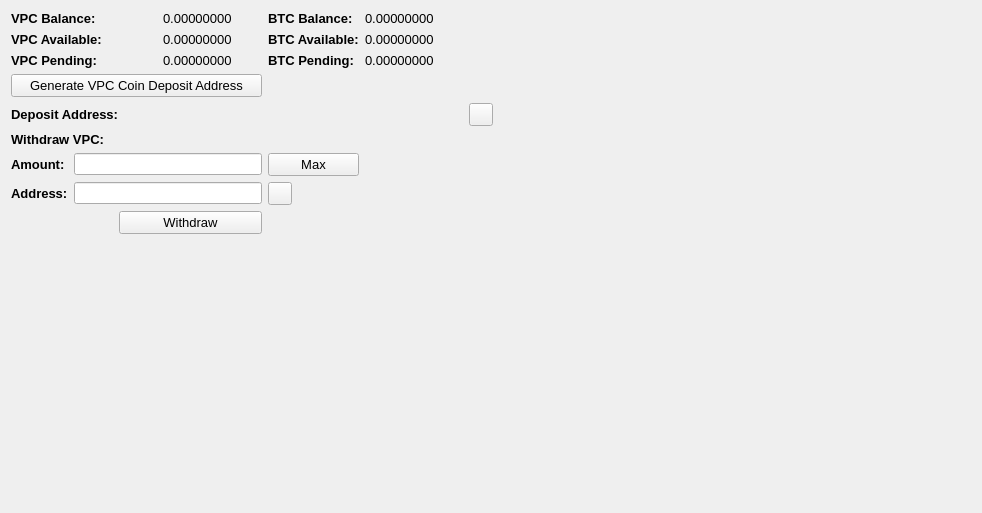
     <widget class="QWidget" name="BalanceTab">
      <attribute name="title">
       <string>Balance</string>
      </attribute>
      <layout class="QGridLayout" name="gridLayout_2">
       <item row="0" column="0" colspan="2">
        <widget class="QLabel" name="label_11">
         <property name="font">
          <font>
           <pointsize>10</pointsize>
           <weight>75</weight>
           <bold>true</bold>
          </font>
         </property>
         <property name="text">
          <string>VPC Balance:</string>
         </property>
        </widget>
       </item>
       <item row="0" column="3">
        <widget class="QLabel" name="HAVBalanceLabel">
         <property name="font">
          <font>
           <pointsize>10</pointsize>
          </font>
         </property>
         <property name="text">
          <string>0.00000000</string>
         </property>
         <property name="textInteractionFlags">
          <set>Qt::LinksAccessibleByMouse|Qt::TextSelectableByMouse</set>
         </property>
        </widget>
       </item>
       <item row="0" column="4">
        <widget class="QLabel" name="label_12">
         <property name="font">
          <font>
           <pointsize>10</pointsize>
           <weight>75</weight>
           <bold>true</bold>
          </font>
         </property>
         <property name="text">
          <string>BTC Balance:</string>
         </property>
        </widget>
       </item>
       <item row="0" column="5">
        <widget class="QLabel" name="BitcoinBalanceLabel">
         <property name="font">
          <font>
           <pointsize>10</pointsize>
          </font>
         </property>
         <property name="text">
          <string>0.00000000</string>
         </property>
         <property name="textInteractionFlags">
          <set>Qt::LinksAccessibleByMouse|Qt::TextSelectableByMouse</set>
         </property>
        </widget>
       </item>
       <item row="0" column="7" rowspan="10">
        <spacer name="horizontalSpacer_4">
         <property name="orientation">
          <enum>Qt::Horizontal</enum>
         </property>
         <property name="sizeHint" stdset="0">
          <size>
           <width>478</width>
           <height>488</height>
          </size>
         </property>
        </spacer>
       </item>
       <item row="1" column="0" colspan="2">
        <widget class="QLabel" name="label_13">
         <property name="font">
          <font>
           <pointsize>10</pointsize>
           <weight>75</weight>
           <bold>true</bold>
          </font>
         </property>
         <property name="text">
          <string>VPC Available:</string>
         </property>
        </widget>
       </item>
       <item row="1" column="3">
        <widget class="QLabel" name="HAVAvailableLabel_2">
         <property name="font">
          <font>
           <pointsize>10</pointsize>
          </font>
         </property>
         <property name="text">
          <string>0.00000000</string>
         </property>
         <property name="textInteractionFlags">
          <set>Qt::LinksAccessibleByMouse|Qt::TextSelectableByMouse</set>
         </property>
        </widget>
       </item>
       <item row="1" column="4">
        <widget class="QLabel" name="label_15">
         <property name="font">
          <font>
           <pointsize>10</pointsize>
           <weight>75</weight>
           <bold>true</bold>
          </font>
         </property>
         <property name="text">
          <string>BTC Available:</string>
         </property>
        </widget>
       </item>
       <item row="1" column="5">
        <widget class="QLabel" name="BitcoinAvailableLabel">
         <property name="font">
          <font>
           <pointsize>10</pointsize>
          </font>
         </property>
         <property name="text">
          <string>0.00000000</string>
         </property>
         <property name="textInteractionFlags">
          <set>Qt::LinksAccessibleByMouse|Qt::TextSelectableByMouse</set>
         </property>
        </widget>
       </item>
       <item row="2" column="0" colspan="2">
        <widget class="QLabel" name="label_14">
         <property name="font">
          <font>
           <pointsize>10</pointsize>
           <weight>75</weight>
           <bold>true</bold>
          </font>
         </property>
         <property name="text">
          <string>VPC Pending:</string>
         </property>
        </widget>
       </item>
       <item row="2" column="3">
        <widget class="QLabel" name="HAVPendingLabel">
         <property name="font">
          <font>
           <pointsize>10</pointsize>
          </font>
         </property>
         <property name="text">
          <string>0.00000000</string>
         </property>
         <property name="textInteractionFlags">
          <set>Qt::LinksAccessibleByMouse|Qt::TextSelectableByMouse</set>
         </property>
        </widget>
       </item>
       <item row="2" column="4">
        <widget class="QLabel" name="label_31">
         <property name="font">
          <font>
           <pointsize>10</pointsize>
           <weight>75</weight>
           <bold>true</bold>
          </font>
         </property>
         <property name="text">
          <string>BTC Pending:</string>
         </property>
        </widget>
       </item>
       <item row="2" column="5">
        <widget class="QLabel" name="BitcoinPendingLabel">
         <property name="font">
          <font>
           <pointsize>10</pointsize>
          </font>
         </property>
         <property name="text">
          <string>0.00000000</string>
         </property>
         <property name="textInteractionFlags">
          <set>Qt::LinksAccessibleByMouse|Qt::TextSelectableByMouse</set>
         </property>
        </widget>
       </item>
       <item row="3" column="0" colspan="4">
        <widget class="QPushButton" name="GenDepositBTN">
         <property name="font">
          <font>
           <pointsize>10</pointsize>
          </font>
         </property>
         <property name="text">
          <string>Generate VPC Coin Deposit Address</string>
         </property>
        </widget>
       </item>
       <item row="4" column="0" colspan="3">
        <widget class="QLabel" name="label_33">
         <property name="font">
          <font>
           <pointsize>10</pointsize>
           <weight>75</weight>
           <bold>true</bold>
          </font>
         </property>
         <property name="text">
          <string>Deposit Address:</string>
         </property>
        </widget>
       </item>
       <item row="4" column="3" colspan="3">
        <widget class="QLabel" name="DepositAddressLabel">
         <property name="minimumSize">
          <size>
           <width>300</width>
           <height>0</height>
          </size>
         </property>
         <property name="palette">
          <palette>
           <active>
            <colorrole role="WindowText">
             <brush brushstyle="SolidPattern">
              <color alpha="255">
               <red>0</red>
               <green>0</green>
               <blue>0</blue>
              </color>
             </brush>
            </colorrole>
            <colorrole role="Text">
             <brush brushstyle="SolidPattern">
              <color alpha="255">
               <red>0</red>
               <green>0</green>
               <blue>255</blue>
              </color>
             </brush>
            </colorrole>
           </active>
           <inactive>
            <colorrole role="WindowText">
             <brush brushstyle="SolidPattern">
              <color alpha="255">
               <red>0</red>
               <green>0</green>
               <blue>0</blue>
              </color>
             </brush>
            </colorrole>
            <colorrole role="Text">
             <brush brushstyle="SolidPattern">
              <color alpha="255">
               <red>0</red>
               <green>0</green>
               <blue>255</blue>
              </color>
             </brush>
            </colorrole>
           </inactive>
           <disabled>
            <colorrole role="WindowText">
             <brush brushstyle="SolidPattern">
              <color alpha="255">
               <red>120</red>
               <green>120</green>
               <blue>120</blue>
              </color>
             </brush>
            </colorrole>
            <colorrole role="Text">
             <brush brushstyle="SolidPattern">
              <color alpha="255">
               <red>120</red>
               <green>120</green>
               <blue>120</blue>
              </color>
             </brush>
            </colorrole>
           </disabled>
          </palette>
         </property>
         <property name="font">
          <font>
           <pointsize>10</pointsize>
           <weight>75</weight>
           <bold>true</bold>
          </font>
         </property>
         <property name="text">
          <string/>
         </property>
         <property name="alignment">
          <set>Qt::AlignRight|Qt::AlignTrailing|Qt::AlignVCenter</set>
         </property>
         <property name="textInteractionFlags">
          <set>Qt::LinksAccessibleByMouse|Qt::TextSelectableByKeyboard|Qt::TextSelectableByMouse</set>
         </property>
        </widget>
       </item>
       <item row="4" column="6">
        <widget class="QToolButton" name="DepositCopyButton">
         <property name="toolTip">
          <string>Copy to clipboard</string>
         </property>
         <property name="text">
          <string/>
         </property>
         <property name="icon">
          <iconset resource="../bitcoin.qrc">
           <normaloff>:/icons/editcopy</normaloff>:/icons/editcopy</iconset>
         </property>
         <property name="shortcut">
          <string>Alt+P</string>
         </property>
        </widget>
       </item>
       <item row="5" column="0" colspan="2">
        <widget class="QLabel" name="label_34">
         <property name="font">
          <font>
           <pointsize>10</pointsize>
           <weight>75</weight>
           <bold>true</bold>
          </font>
         </property>
         <property name="text">
          <string>Withdraw VPC:</string>
         </property>
        </widget>
       </item>
       <item row="6" column="0">
        <widget class="QLabel" name="label_26">
         <property name="font">
          <font>
           <pointsize>10</pointsize>
           <weight>75</weight>
           <bold>true</bold>
          </font>
         </property>
         <property name="text">
          <string>Amount:</string>
         </property>
        </widget>
       </item>
       <item row="6" column="1" colspan="3">
        <widget class="QLineEdit" name="WithdrawUnitsInput">
         <property name="font">
          <font>
           <pointsize>9</pointsize>
           <weight>75</weight>
           <bold>true</bold>
          </font>
         </property>
         <property name="text">
          <string/>
         </property>
        </widget>
       </item>
       <item row="6" column="4">
        <widget class="QPushButton" name="Withdraw_Max_Amount">
         <property name="font">
          <font>
           <pointsize>10</pointsize>
          </font>
         </property>
         <property name="text">
          <string>Max</string>
         </property>
        </widget>
       </item>
       <item row="7" column="0">
        <widget class="QLabel" name="label_10">
         <property name="font">
          <font>
           <pointsize>10</pointsize>
           <weight>75</weight>
           <bold>true</bold>
          </font>
         </property>
         <property name="text">
          <string>Address:</string>
         </property>
        </widget>
       </item>
       <item row="7" column="1" colspan="3">
        <widget class="QLineEdit" name="WithdrawAddress">
         <property name="font">
          <font>
           <pointsize>9</pointsize>
           <weight>75</weight>
           <bold>true</bold>
          </font>
         </property>
        </widget>
       </item>
       <item row="7" column="4">
        <widget class="QToolButton" name="WithdrawPasteButton">
         <property name="toolTip">
          <string>Paste from clipboard</string>
         </property>
         <property name="text">
          <string/>
         </property>
         <property name="icon">
          <iconset resource="../bitcoin.qrc">
           <normaloff>:/icons/editpaste</normaloff>:/icons/editpaste</iconset>
         </property>
         <property name="shortcut">
          <string>Alt+P</string>
         </property>
        </widget>
       </item>
       <item row="8" column="2" colspan="2">
        <widget class="QPushButton" name="WithdrawUnitsBtn">
         <property name="font">
          <font>
           <pointsize>10</pointsize>
          </font>
         </property>
         <property name="text">
          <string>Withdraw</string>
         </property>
        </widget>
       </item>
       <item row="9" column="0" colspan="6">
        <spacer name="verticalSpacer">
         <property name="orientation">
          <enum>Qt::Vertical</enum>
         </property>
         <property name="sizeHint" stdset="0">
          <size>
           <width>428</width>
           <height>262</height>
          </size>
         </property>
        </spacer>
       </item>
      </layout>
      <zorder>label_31</zorder>
      <zorder>label_15</zorder>
      <zorder>label_12</zorder>
      <zorder>label_14</zorder>
      <zorder>label_13</zorder>
      <zorder>label_11</zorder>
      <zorder>BitcoinBalanceLabel</zorder>
      <zorder>HAVBalanceLabel</zorder>
      <zorder>HAVAvailableLabel_2</zorder>
      <zorder>HAVPendingLabel</zorder>
      <zorder>BitcoinAvailableLabel</zorder>
      <zorder>BitcoinPendingLabel</zorder>
      <zorder>label_33</zorder>
      <zorder>GenDepositBTN</zorder>
      <zorder>DepositAddressLabel</zorder>
      <zorder>Withdraw_Max_Amount</zorder>
      <zorder>label_34</zorder>
      <zorder>WithdrawUnitsInput</zorder>
      <zorder>label_10</zorder>
      <zorder>label_26</zorder>
      <zorder>WithdrawAddress</zorder>
      <zorder>WithdrawUnitsBtn</zorder>
      <zorder>horizontalSpacer_4</zorder>
      <zorder>verticalSpacer</zorder>
      <zorder>WithdrawPasteButton</zorder>
      <zorder>DepositCopyButton</zorder>
     </widget>
